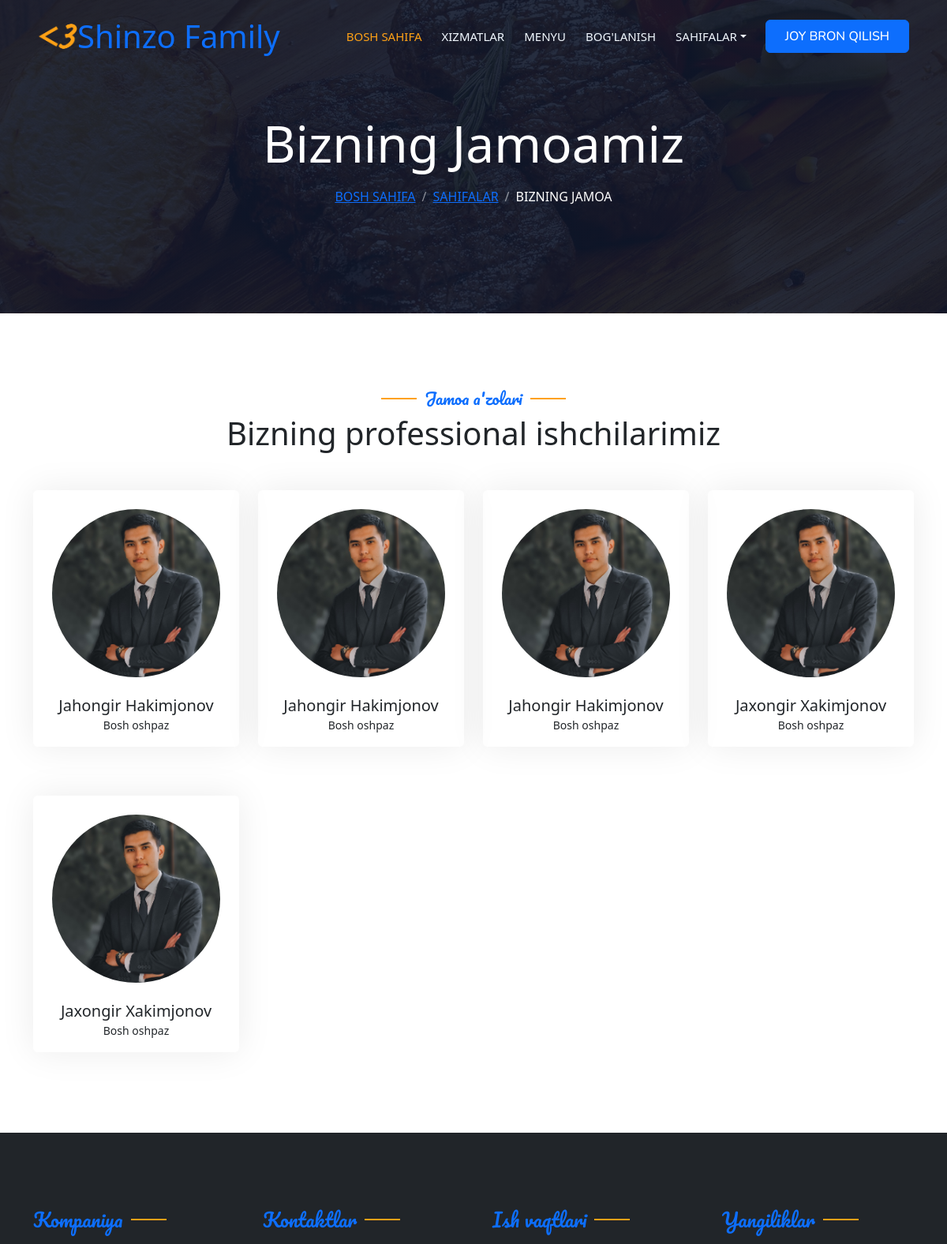
Before: /team/ (upper part) with the older database file.
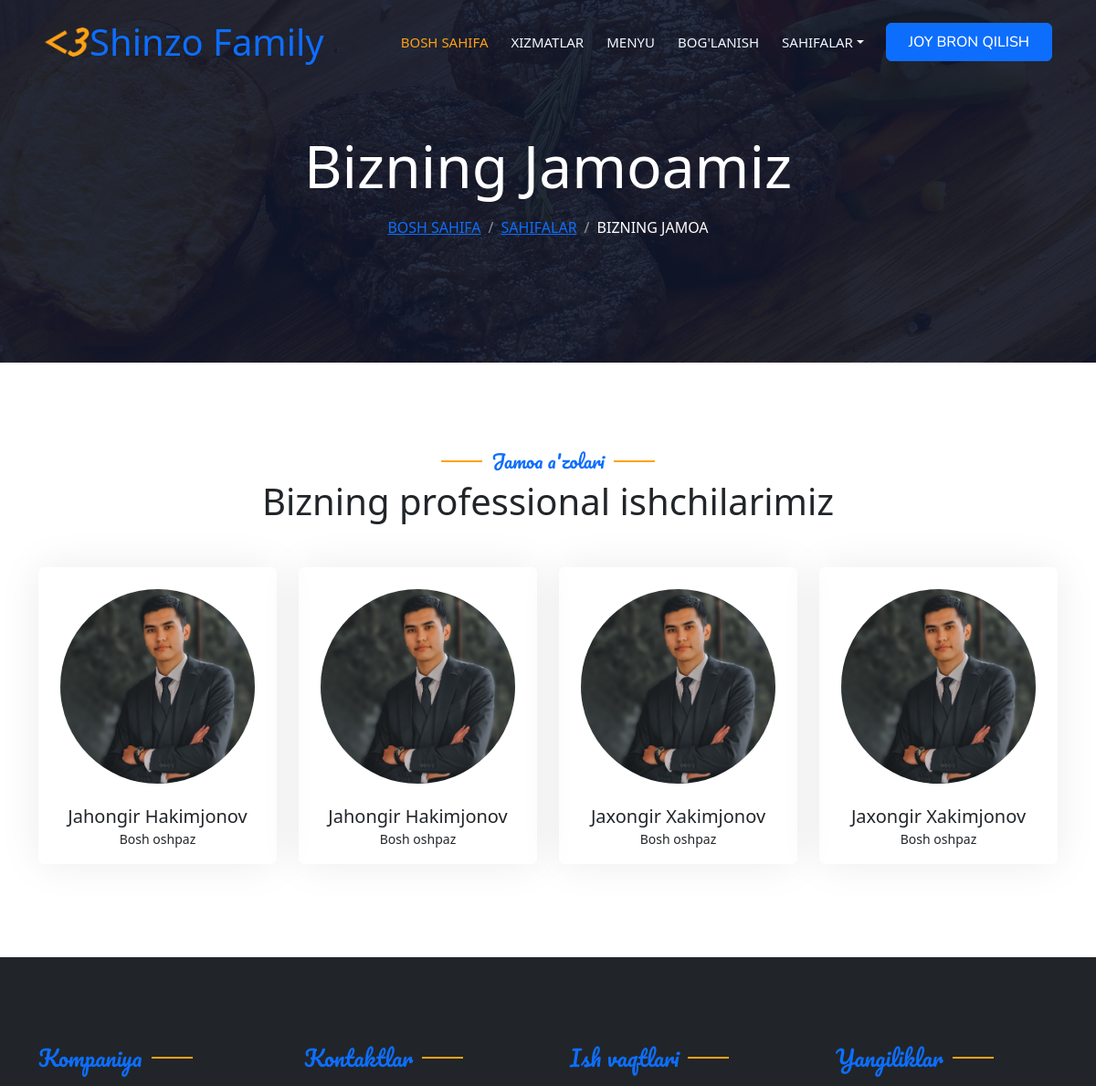
After: the same page with the newer database file.
### apps/restaurant/models.py (models this page shows, shortened)
class MasterChef(AbstractBaseModel):
    full_name = models.CharField(max_length=255)
    role = models.CharField(max_length=255)
    instagram = models.URLField()
    facebook = models.URLField()
    telegram = models.URLField()
    image = models.ImageField(upload_to="masterchef/", null=True, blank=True, default='/static/image/man.jpg')
    class Meta:
        verbose_name = "Master Chef"
        verbose_name_plural = "Master Chef"
        db_table = "master_chef"

### apps/restaurant/views.py (the view, shortened to what this page needs)
# urls.py: path("team/", TeamView.as_view(), name="team"),
class TeamView(FormView):
    template_name = "team.html"
    form_class = UserCreateForm
    success_url = reverse_lazy("restaurant:team")
    def get_context_data(self, **kwargs):
        context = super().get_context_data(**kwargs)
        context["team"] = MasterChef.objects.all()
        return context

### apps/restaurant/models.py (called while the page is built)
    def __str__(self):
        return self.email

    def __str__(self):
        return self.phone

### apps/restaurant/views.py (called while the page is built)
def worktimes(request):
    worktime = WorkTime.objects.all()
    return {"worktime": worktime}

def contacts(request):
    home = Home.objects.first()
    return {"home": home}

### templates/team.html (shortened to what this page needs)
{% extends 'base.html' %}
{% load static %}
{% block content %}
    <div class="container-xxl py-5 bg-dark hero-header mb-5">
        <div class="container text-center my-5 pt-5 pb-4">
            <h1 class="display-3 text-white mb-3 animated slideInDown">Bizning Jamoamiz</h1>
            <nav aria-label="breadcrumb">
                <ol class="breadcrumb justify-content-center text-uppercase">
                    <li class="breadcrumb-item"><a href="{% url 'restaurant:home' %}">Bosh sahifa</a></li>
                    <li class="breadcrumb-item"><a href="#">Sahifalar</a></li>
                    <li class="breadcrumb-item text-white active" aria-current="page">Bizning jamoa</li>
                </ol>
            </nav>
        </div>
    </div>
    {% include 'section/team_section.html' %}
{% endblock %}

### templates/section/team_section.html (shortened to what this page needs)
<div class="container-xxl pt-5 pb-3">
    <div class="container">
        <div class="text-center wow fadeInUp" data-wow-delay="0.1s">
            <h5 class="section-title ff-secondary text-center text-primary fw-normal">Jamoa a'zolari</h5>
            <h1 class="mb-5">Bizning professional ishchilarimiz</h1>
        </div>
        <div class="row g-4">
            {% for item in team %}
            <div class="col-lg-3 col-md-6 wow fadeInUp" data-wow-delay="0.1s">
                <div class="team-item text-center rounded overflow-hidden">
                    <div class="rounded-circle overflow-hidden m-4">
                        <img class="img-fluid" src="{{ item.image }}" alt="">
                    </div>
                    <h5 class="mb-0">{{ item.full_name }}</h5>
                    <small>{{ item.role }}</small>
                </div>
            </div>
            {% endfor %}
        </div>
    </div>
</div>
</div>

Changed rows visible on the page:
removed MasterChef: image (picture), full_name "Jahongir Hakimjonov", role "Bosh oshpaz"
